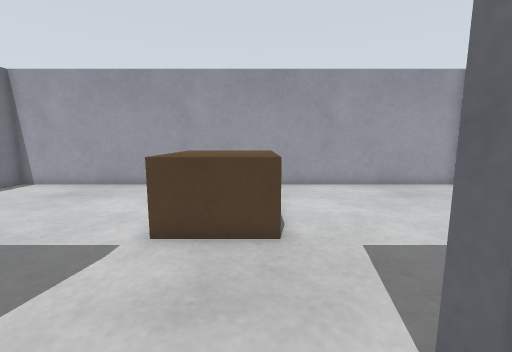
View 1 (above)

16 first-person views from a walk through a Gazebo world. The camera is 0.6 m above the floor, tilts 8° down and sees 90° across. The floor is counted in squares, 0.25 m on a side. Each view is taken from the middle of a square. On the plan, view 1 faces up. The plan holds only what a view shows up to about 17 squares ahead; the rest is blank. The place goes on beyond the plan.

View 2
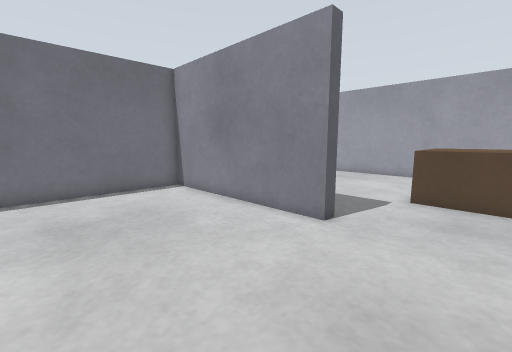

View 3
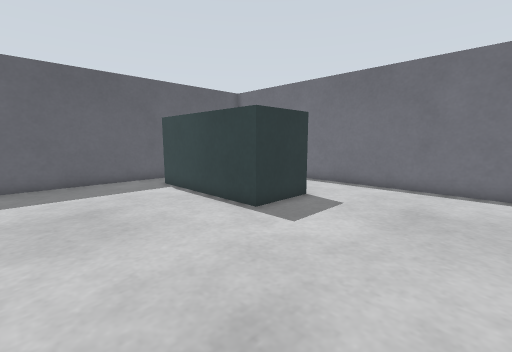

View 4
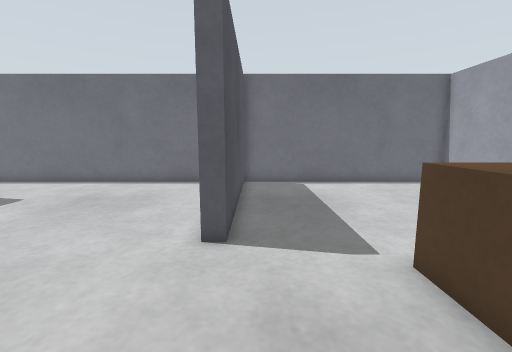

View 5
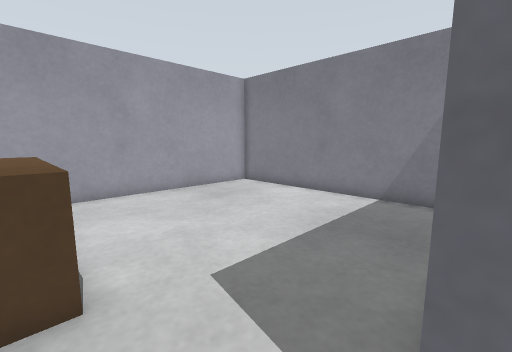

View 6
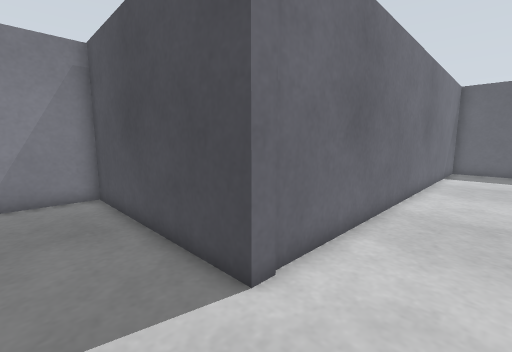

View 7
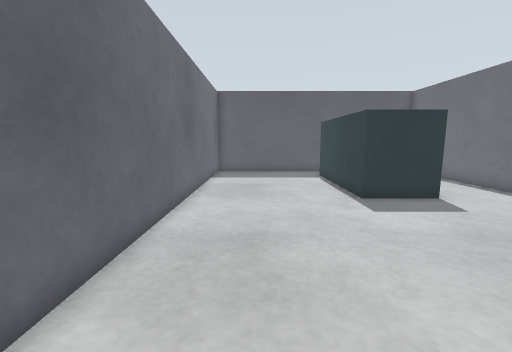

View 8
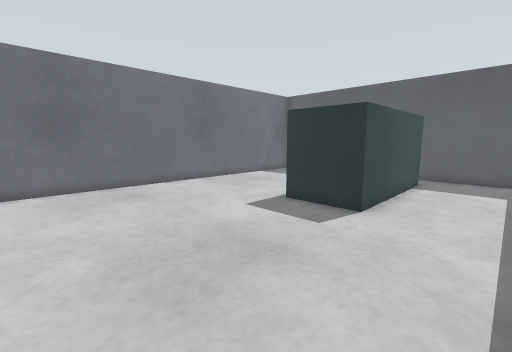

View 9
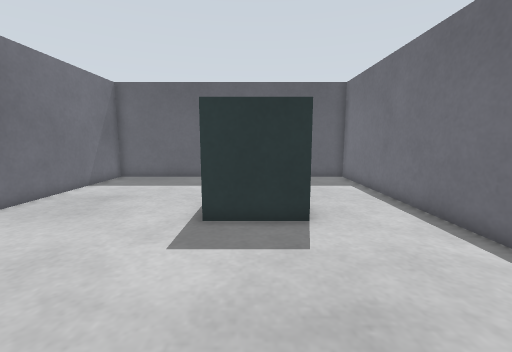

View 10
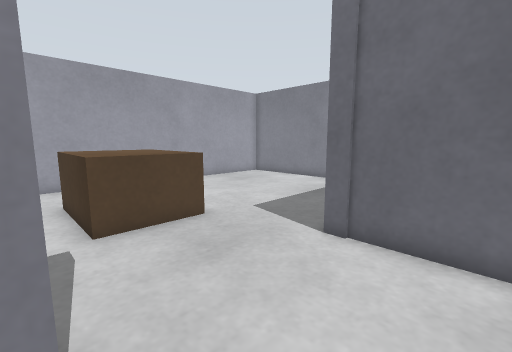

View 11
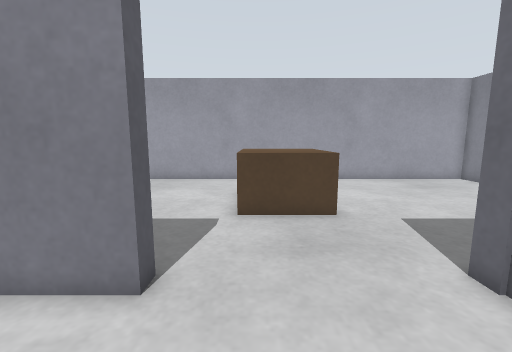

View 12
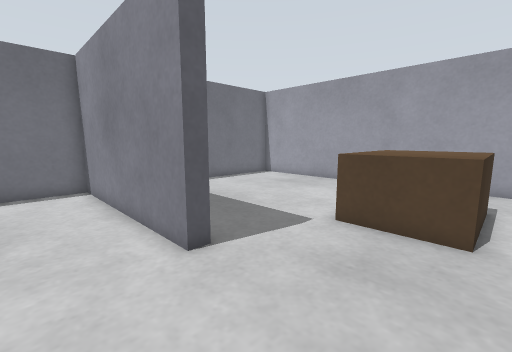

View 13
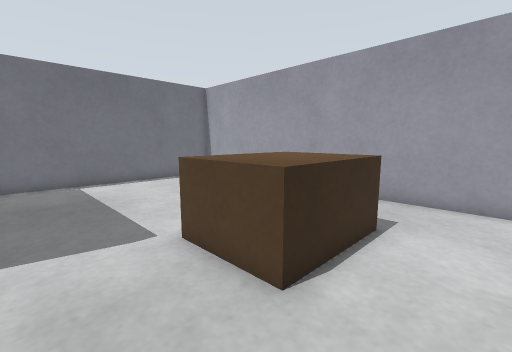

View 14
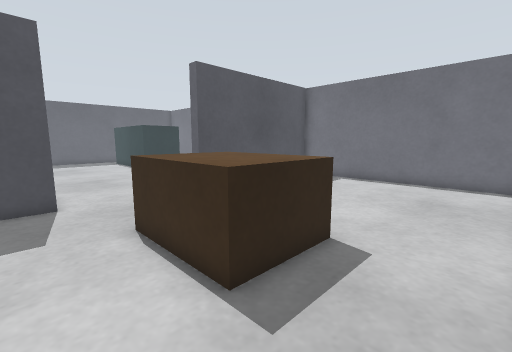

View 15
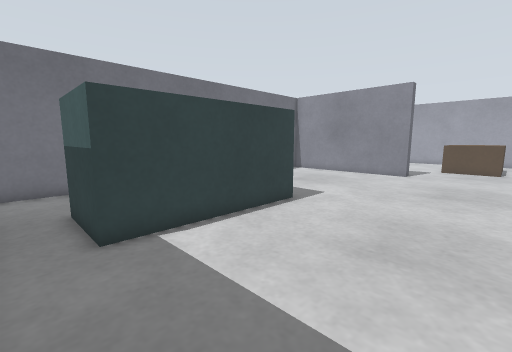

View 16
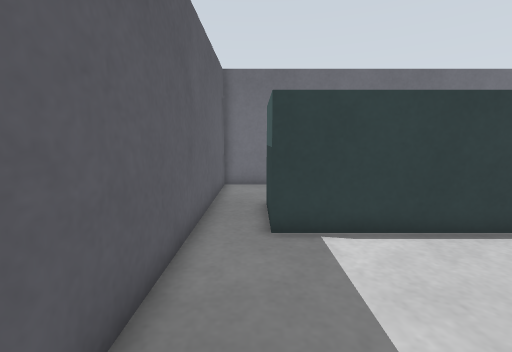

### Floor plan
Points are (right, up) in squares from view 1. A wall is a line through its corners. A room is listed if a view was taken in it or the views show most of it. See-through windows are left out.
Room 1 (views 1, 2, 3, 8, 9, 10, 11, 12, 15, 16)
walls: (-3.8, 1.7) (-12.7, 1.7) (-12.7, -17.7) (1.9, -17.7) (1.9, 2.3)
ways out: opening at (-1, 2) to room 2
objects: counter (-9, -16) to (-5, -8)
Room 2 (views 4, 5, 6, 7, 13, 14)
walls: (1.9, 2.3) (10.7, 2.3) (10.7, 13.7) (-12.7, 13.7) (-12.7, 2.3) (-3.8, 2.3) (-3.8, 1.7)
ways out: opening at (-1, 2) to room 1
objects: brown box (-3, 6) to (1, 10)

Where each view was taken, in squares from view 1:
view 1: 0 up, 0 right, facing up
view 2: 5 down, 0 right, facing up-left
view 3: 2 down, 1 right, facing down-left
view 4: 3 up, 2 right, facing left
view 5: 2 up, 0 right, facing up-right
view 6: 5 up, 1 left, facing down-right
view 7: 2 up, 1 left, facing down
view 8: 0 up, 12 left, facing down-right
view 9: 1 down, 7 left, facing down
view 10: 1 down, 4 left, facing up-right
view 11: 2 down, 2 left, facing up
view 12: 1 down, 1 right, facing up-left
view 13: 3 up, 3 right, facing up-left
view 14: 13 up, 3 right, facing down-left
view 15: 17 down, 1 right, facing up-left
view 16: 16 down, 1 right, facing left
